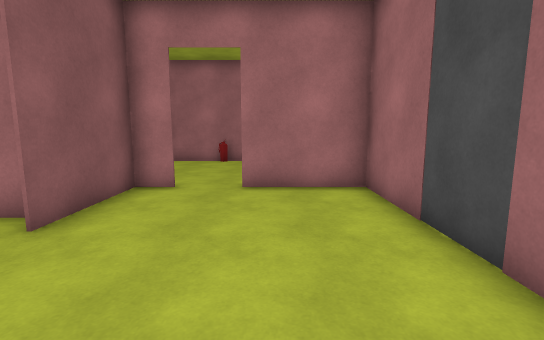
[1] (above)

16 first-person views from a walk through a 3-D level made in the Unity game engine. The camera is 1.5 m above the floor, tilts 8° down and sees 85° across. Doors are open. The floor is counted in squares, 1 m on a side. Each view is taken from the middle of a square. On the plan, view 1 faces up. The plan holds only what a view shows up to about 15 squares ahead; the rest is blank. The player is left out. Surface patterns are stand-ins for the level's own textures.

[2]
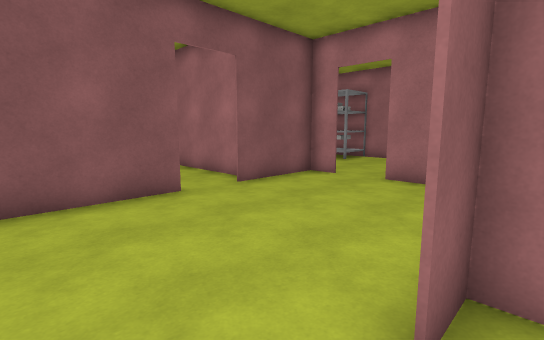

[3]
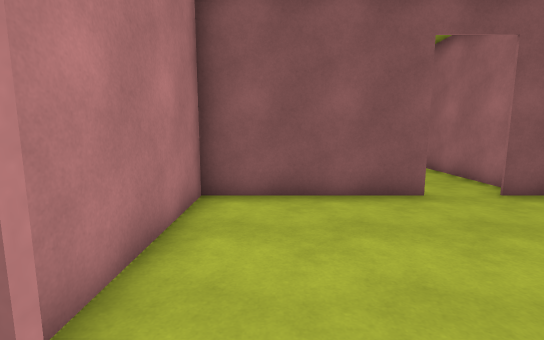

[4]
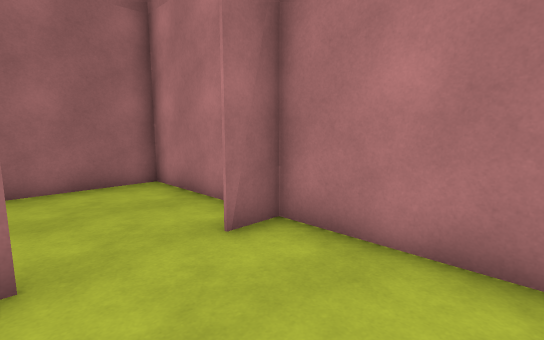

[5]
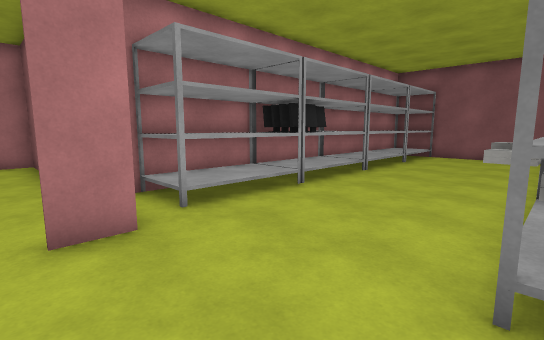

[6]
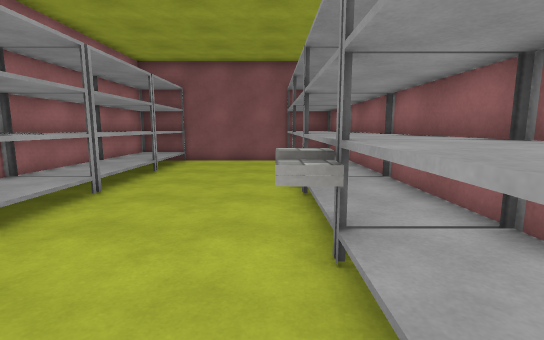

[7]
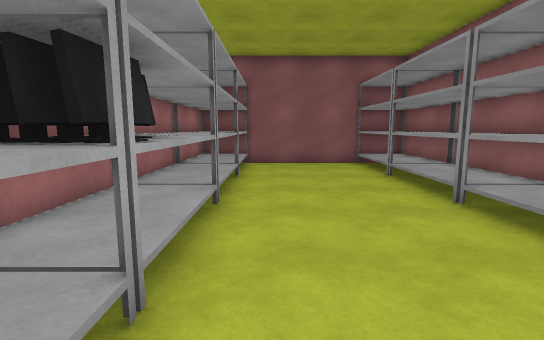

[8]
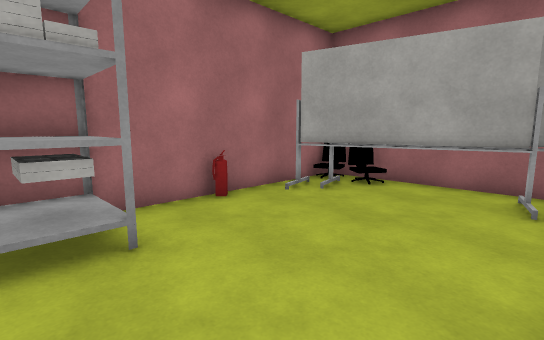

[9]
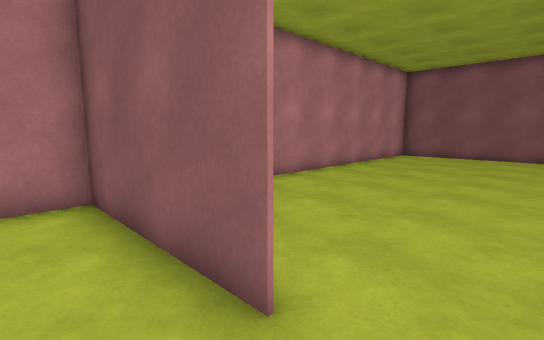

[10]
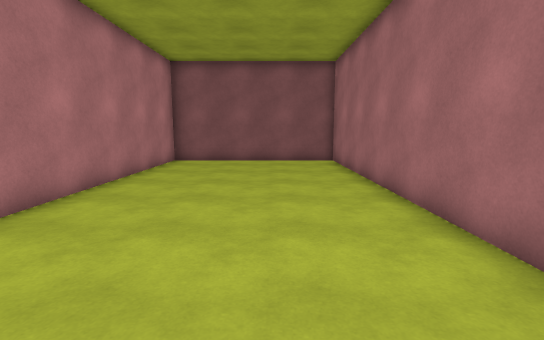

[11]
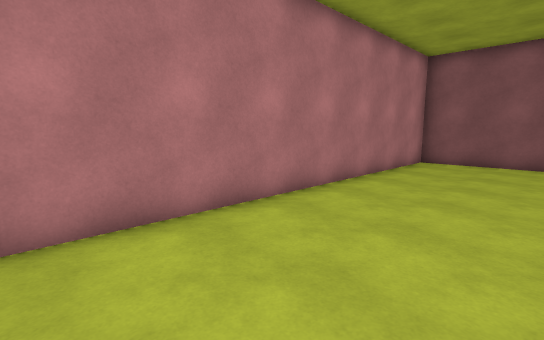

[12]
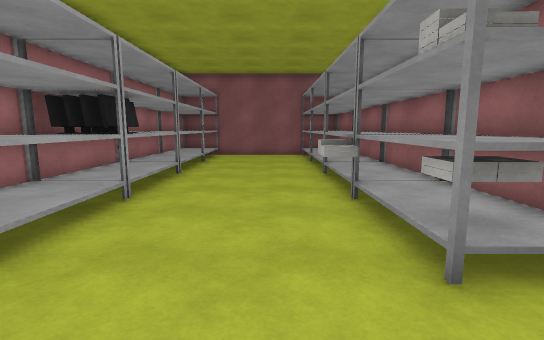

[13]
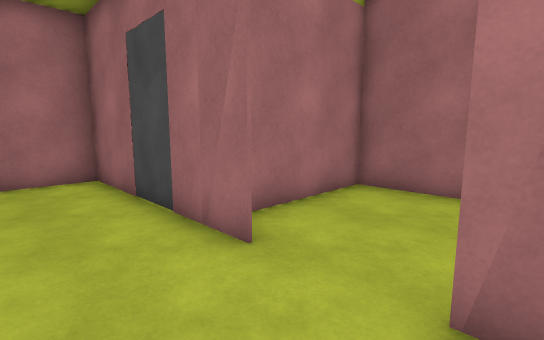

[14]
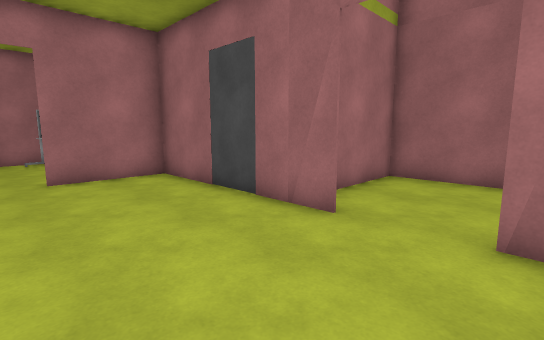

[15]
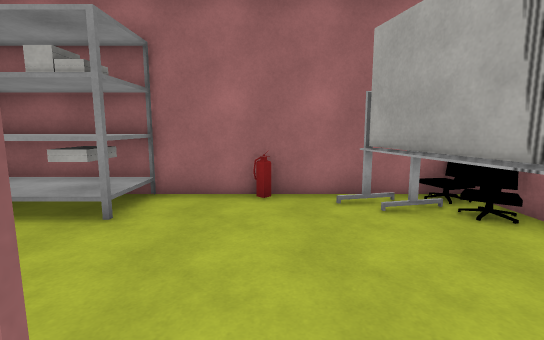

[16]
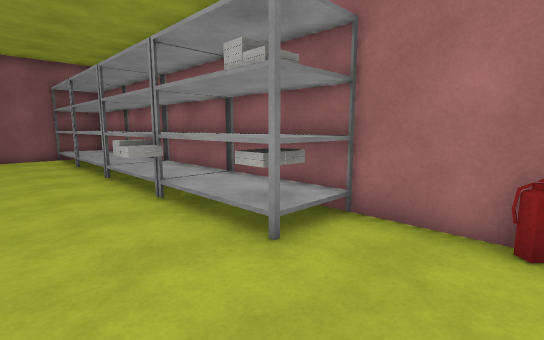

### Floor plan
Points are (right, up) in squares from view 1. A wall is a line through its corners. A room is listed if a view was taken in it or the views show most of it. See-through windows are left out.
Room 1 (views 1, 4, 9, 13, 14, 15)
walls: (-3.5, 2.5) (-3.5, -2.6); (2.4, 0.8) (2.4, 7.5); (-2.5, 7.5) (-3.5, 7.5) (-3.5, 4.1); (1.5, 7.5) (-0.9, 7.5); (-4, -2.6) (2.4, -2.6) (2.4, -1.4)
ways out: open door at (2, -0.5) to room 2; open door at (-4, 3.5) to room 3; open door at (-1.5, 8) to room 3; open door at (2, 3.5)
objects: other object (2, 8) to (2, 9)
Room 2 (views 2, 3)
walls: (4, -2.6) (7.2, -2.6) (7.2, 2) (2.5, 2) (2.5, 0.8)
ways out: open door at (2, -0.5) to room 1
Room 3 (views 5, 6, 7, 8, 10, 11, 12, 16)
walls: (-12.5, 4.9) (-7.4, 4.9) (-12.5, 4.9); (-14.4, 4.9) (-15.4, 4.9) (-14.4, 4.9); (-4.1, 4.9) (-5.5, 4.9) (-4.5, 4.9); (-3.6, 7.6) (-2.5, 7.6); (2.4, 8.2) (2.4, 13.1); (2.2, 13.7) (-18.9, 13.7) (-18.9, -2.6) (-4, -2.6)
ways out: open door at (-4, 3.5) to room 1; open door at (-1.5, 8) to room 1
objects: other object (-18, 5) to (-16, 7); other object (-18, 12) to (-15, 13); other object (-15, 5) to (-12, 7); other object (-14, 12) to (-12, 13); other object (-12, 6) to (-11, 6); other object (-11, 6) to (-8, 7); other object (-11, 12) to (-9, 13); other object (-10, 6); other object (-9, 11); other object (-8, 11); other object (-8, 12) to (-5, 13); other object (-7, 5) to (-5, 7); other object (-2, 13); other object (0, 9) to (1, 13); other object (1, 12); other object (2, 12); other object (2, 13)

Where each view was taken, in squares from view 1:
view 1: 0 up, 0 right, facing up
view 2: 1 down, 3 right, facing up-left
view 3: 1 down, 3 right, facing left
view 4: 1 up, 1 left, facing down-right
view 5: 12 up, 2 left, facing down-left
view 6: 11 up, 5 left, facing left
view 7: 8 up, 6 left, facing left
view 8: 8 up, 6 left, facing up-right
view 9: 4 up, 2 left, facing down-left
view 10: 2 up, 5 left, facing left
view 11: 2 up, 5 left, facing down-left
view 12: 10 up, 2 left, facing left
view 13: 2 down, 0 right, facing up-right
view 14: 2 down, 2 left, facing up-right
view 15: 7 up, 2 left, facing up
view 16: 9 up, 2 left, facing up-left
